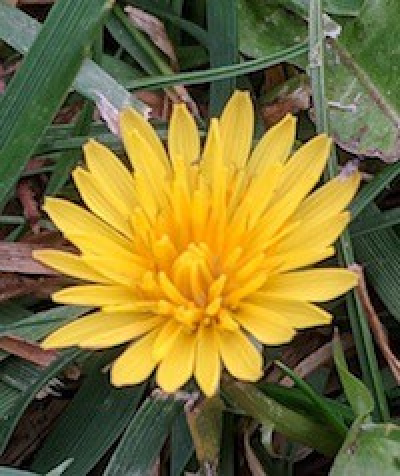
#> input picture lab_11/flower.png, 400 x 476 px, given in place of the camera
$ python camera.py
#> lines starting #> are read from the running program, lines starting #| are printed output that depends on the picture; after the words box and inside, x2 and y2 are one past the last pixel; in counts of white or black regions, pixels touching at a corner belong together
import cv2
import numpy as np

# Set up camera
cap = cv2.VideoCapture(0)

# Parameters for Shi-Tomasi Corner Detection to find points for Lucas-Kanade
feature_params = dict(maxCorners=100, qualityLevel=0.3, minDistance=7, blockSize=7)

# Parameters for Lucas-Kanade Optical Flow
lk_params = dict(winSize=(15, 15), maxLevel=2,
                 criteria=(cv2.TERM_CRITERIA_EPS | cv2.TERM_CRITERIA_COUNT, 10, 0.03))

# Read the first frame
ret, old_frame = cap.read()
#> old_frame is the input picture: shape (476, 400, 3); mean B, G, R 55, 113.3, 123.9
old_gray = cv2.cvtColor(old_frame, cv2.COLOR_BGR2GRAY)
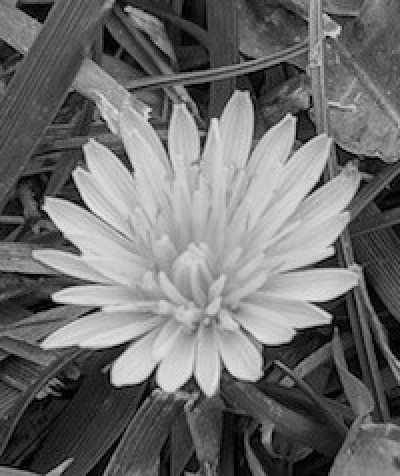
#> old_gray: shape (476, 400); min 0, max 235, mean 109.8

# Detect initial points to track using Shi-Tomasi Corner Detection
p0 = cv2.goodFeaturesToTrack(old_gray, mask=None, **feature_params)
#> p0 = 94 rows, first 8: [331, 246], [150, 120], [125, 9], [247, 92], [149, 110], [345, 265], [46, 198], [295, 118]

# Create a mask for drawing Lucas-Kanade optical flow tracks
mask = np.zeros_like(old_frame)

while True:
    # Capture a new frame
    ret, frame = cap.read()
    if not ret:
        break
    frame_gray = cv2.cvtColor(frame, cv2.COLOR_BGR2GRAY)
    # ---- Lucas-Kanade Optical Flow (Sparse) ----
    # Calculate optical flow using Lucas-Kanade for sparse feature points
    p1, st, err = cv2.calcOpticalFlowPyrLK(old_gray, frame_gray, p0, None, **lk_params)
#> p1 has the same summary as p0; st = 94 values from 1 to 1; err = 94 values from 0 to 0
    # Select good points (those successfully tracked)
    if p1 is not None:
        good_new = p1[st == 1]
#> good_new = 94 pairs, first value 18 to 386, second value 1 to 426
        good_old = p0[st == 1]
#> good_old has the same summary as good_new
        # Draw the tracks
        for i, (new, old) in enumerate(zip(good_new, good_old)):
            a, b = new.ravel()
            c, d = old.ravel()
            mask = cv2.line(mask, (int(a), int(b)), (int(c), int(d)), color=(0, 255, 0), thickness=2)
            frame = cv2.circle(frame, (int(a), int(b)), 5, color=(0, 0, 255), thickness=-1)
#> this loop made 94 passes
#> (a, b, c, d) on passes 1 to 12: (331, 246, 331, 246), (150, 120, 150, 120), (125, 9, 125, 9), (247, 92, 247, 92), (149, 110, 149, 110), (345, 265, 345, 265), (46, 198, 46, 198), (295, 118, 295, 118), (295, 331, 295, 331), (213, 120, 213, 120), (42, 207, 42, 207), (156, 386, 156, 386)
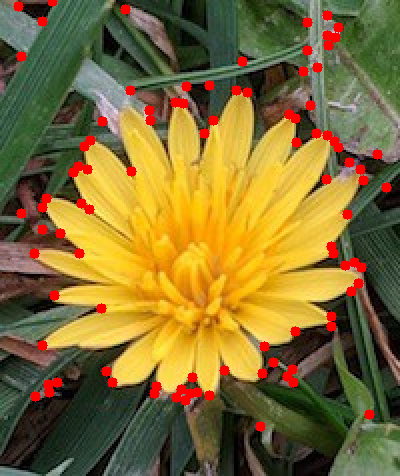
#> frame: shape (476, 400, 3); mean B, G, R 52.3, 109.4, 129.5
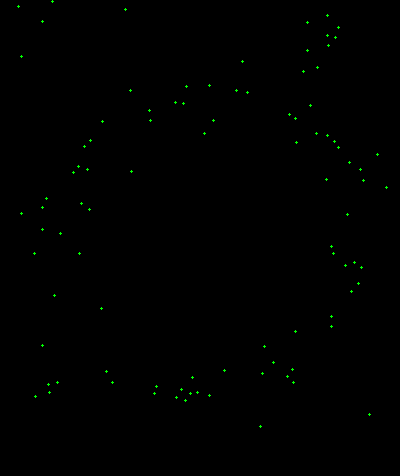
#> mask: shape (476, 400, 3); mean of channels 0, 1, 2 0, 0.6, 0; drawn as B, G, R
        img = cv2.add(frame, mask)
        cv2.imshow('Optical Flow - Lucas-Kanade', img)
        if cv2.waitKey(1) & 0xFF == ord('q'):
#> (key q is pressed here)
            break
        # Update the previous frame and previous points
        old_gray = frame_gray.copy()
        p0 = good_new.reshape(-1, 1, 2)
    else:
        break

cap.release()
cv2.destroyAllWindows()

# _______________Additional example_______________

# Dense Optical Flow using Farneback's method

cap = cv2.VideoCapture(0)

ret, frame1 = cap.read()
prvs = cv2.cvtColor(frame1, cv2.COLOR_BGR2GRAY)

while True:
    ret, frame2 = cap.read()
    if not ret:
        break
    next = cv2.cvtColor(frame2, cv2.COLOR_BGR2GRAY)

    # Calculate dense optical flow using Farneback's method
    flow = cv2.calcOpticalFlowFarneback(prvs, next, None,
                                        pyr_scale=0.5, levels=3, winsize=15,
                                        iterations=3, poly_n=5, poly_sigma=1.2,
                                        flags=0)

    # Convert flow to RGB representation
    mag, ang = cv2.cartToPolar(flow[..., 0], flow[..., 1])
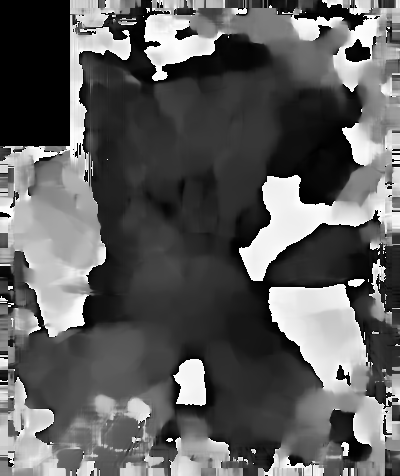
#> ang: shape (476, 400) float32; min 0, max 6.28, mean 2.32; drawn with min black and max white
    hsv = np.zeros_like(frame1)
    hsv[..., 1] = 255
    hsv[..., 0] = ang * 180 / np.pi / 2
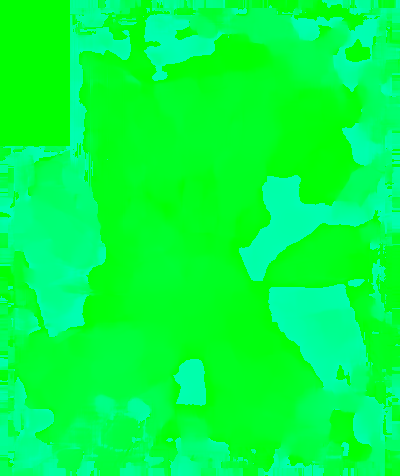
#> hsv: shape (476, 400, 3); mean of channels 0, 1, 2 65.9, 255, 0; drawn as B, G, R
    hsv[..., 2] = cv2.normalize(mag, None, 0, 255, cv2.NORM_MINMAX)
#> hsv: shape (476, 400, 3); 2.18% of pixels changed, all inside (x1, y1, x2, y2) = (0, 0, 400, 476)
    rgb_flow = cv2.cvtColor(hsv, cv2.COLOR_HSV2BGR)

    cv2.imshow('Dense Optical Flow - Farneback', rgb_flow)
    if cv2.waitKey(1) & 0xFF == ord('q'):
#> (key q is pressed here)
        break

    prvs = next

cap.release()
cv2.destroyAllWindows()
